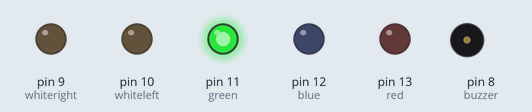
Recording of a sketch running on a simulated Arduino Uno, built with avr-gcc and run on an emulated ATmega328P. Shown: output pins drawn as LEDs (lit = HIGH), buzzer (waves = sounding, pin HIGH). Random numbers use the default seed unless the sketch sets one. At 5.1 s the program stops and its outputs stay as they are.

Above: at 0.2 s.
At 1.2 s:
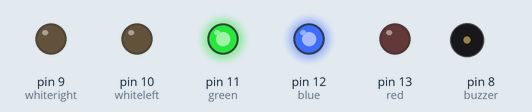
At 2.1 s:
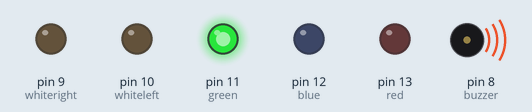
At 5.2 s:
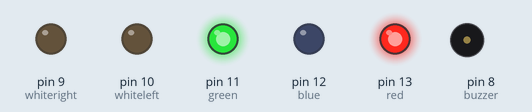
Timing chart, 0 to 6.6 s (numbered marks = the images above):
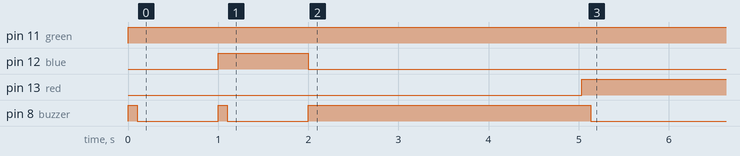

Measured:
- by itself, pin 11 (green): LOW → HIGH at 0.00 s
- by itself, pin 12 (blue): LOW → HIGH at 1.0 s, → LOW 1.0 s later
- by itself, pin 13 (red): LOW → HIGH at 5.0 s
- by itself, pin 8 (buzzer): goes HIGH 0.10 s, LOW 0.90 s, HIGH 0.10 s, LOW 0.90 s, HIGH 3.1 s, then LOW

The sketch:

Reaction-speed-game.ino.ino
```cpp
int whiteleft = 10;
int whiteright = 9;
int green = 11;
int blue = 12;
int red = 13;
int leftbutton = 5;
int buzzer = 8;
int rightbutton = 6;
bool buttonpressed = 0;
void setup()
{
  pinMode(whiteleft, OUTPUT);
  pinMode(whiteright, OUTPUT);
  pinMode(green, OUTPUT);
  pinMode(blue, OUTPUT);
  pinMode(red, OUTPUT);
  pinMode(leftbutton, INPUT_PULLUP);
  pinMode(buzzer, OUTPUT);
  pinMode(rightbutton, INPUT_PULLUP);
  randomSeed(analogRead(A0));

}
void loop()
{
  digitalWrite(green, HIGH);
  digitalWrite(buzzer, HIGH);
  delay(100);
  digitalWrite(buzzer, LOW);
  delay(900);
  digitalWrite(blue, HIGH);
  digitalWrite(buzzer, HIGH);
  delay(100);
  digitalWrite(buzzer, LOW);
  delay(900);
  digitalWrite(blue, LOW);
  digitalWrite(buzzer, HIGH);
  delay(random(900 - 4901));
  digitalWrite(red, HIGH);
  delay(100);
  digitalWrite(buzzer, LOW);
  while (buttonpressed == 0);
  {
    digitalWrite(whiteleft, HIGH);
    digitalWrite(whiteright, LOW);
    if (digitalRead(leftbutton) == 0)
    {
      buttonpressed = 1;
      digitalWrite(whiteright, LOW);

    }
    else if (digitalRead(whiteright) == 0)
    {
      buttonpressed = 1;
      digitalWrite(whiteleft, LOW);
    }
  }
  digitalWrite(buzzer, HIGH);
  delay(500);
  digitalWrite(buzzer, LOW);
  delay(1500);
  digitalWrite(whiteleft, LOW);
  digitalWrite(whiteright, HIGH);
  buttonpressed = 0;
  digitalWrite(buzzer, HIGH);
}
```
